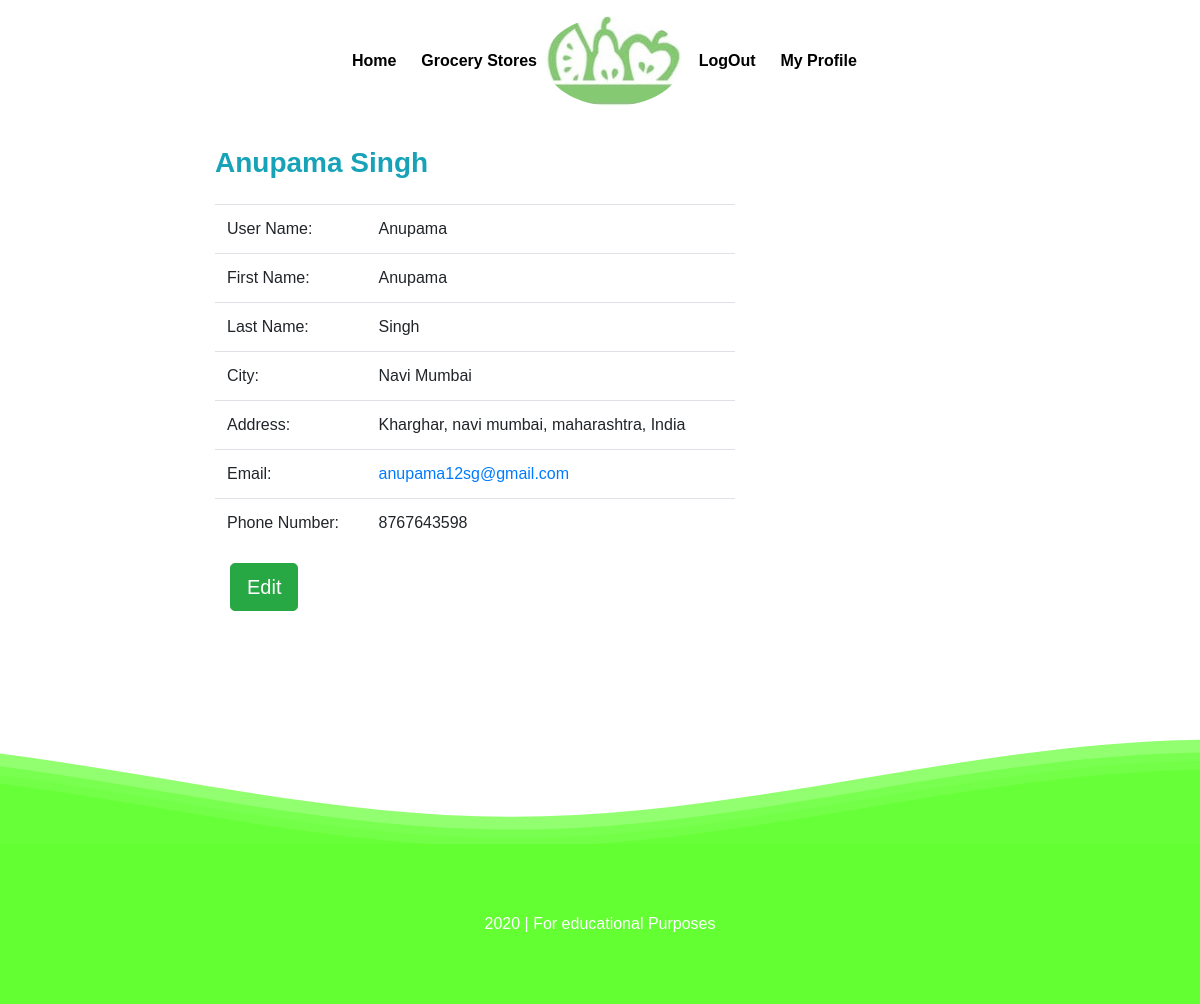
/profile/user/ (signed in), run on the app's committed database.
### webapp/models.py (models this page shows, shortened)
class User(AbstractUser):
    is_customer = models.BooleanField(default=False)
    is_restaurant = models.BooleanField(default=False)

class Customer(models.Model):
    user = models.OneToOneField(
        settings.AUTH_USER_MODEL, on_delete=models.CASCADE)
    f_name = models.CharField(max_length=20, blank=False)
    l_name = models.CharField(max_length=20, blank=False)
    city = models.CharField(max_length=40, blank=False)
    phone = models.CharField(max_length=10, blank=False)
    address = models.TextField()

### webapp/views.py (the view)
# urls.py: path('profile/user/',views.customerProfile,name='profile'),
def customerProfile(request, pk=None):
    if pk:
        user = User.objects.get(pk=pk)
    else:
        user = request.user
    return render(request, 'webapp/profile.html', {'user': user})

### webapp/templates/webapp/profile.html (shortened to what this page needs)
{% extends 'webapp/base.html'%}
{% block body %}
<br>
	<div class="container col-md-8">
		<div class="row">
		<div class=" col-md-11 toppad">
          <div class="panel panel-info">
            <div class="panel-heading">
              <h3 class="panel-title text-info "><strong>{{user.customer.f_name}}  {{user.customer.l_name}}</strong></h3>
                          </div>
                          <br>
                          <div class="panel-body">
                            <div class="row">
                              <div class=" col-md-9 col-lg-9 ">
                                <table class="table table-user-information">
                                  <tbody>
                                  	<tr>
                                      <td>User Name:</td>
                                      <td>{{user.username}}</td>
                                    </tr>
                                    <tr>
                                      <td>First Name:</td>
                                      <td>{{user.customer.f_name}}</td>
                                    </tr>
                                    <tr>
                                      <td>Last Name:</td>
                                      <td>{{user.customer.l_name}}</td>
                                    </tr>
                                    <tr>
                                      <td>City:</td>
                                      <td>{{user.customer.city}}</td>
                                    </tr>
                                      <td>Address:</td>
                                      <td>{{user.customer.address}}</td>
                                    <tr>
                                      <td>Email:</td>
                                      <td><a href="#">{{user.email}}</a></td>
                                    </tr>
                                    <tr>
                                      <td>Phone Number:</td>
                                      <td>{{user.customer.phone}}
                                      </td>
                                    </tr>
                                  </tbody>
                                </table>
                                <div class="container">
                                <div class="row">
                                  <div class="col">
                                  <a class="btn btn-success btn-lg" href="{% url 'cupdate' user.id %}">Edit</a>
                                </div>
                                </div>
                  				</div>
                </div>
              </div>
            </div>
        </div>
        </div>
		</div>
	</div>
  <br>
{% endblock%}

### webapp/static/webapp/css/style.css (style rules this page uses)
body { padding:0; margin:0; font-family: 'Source Sans Pro', sans-serif; }
body a { transition:0.5s all; -webkit-transition:0.5s all; -moz-transition:0.5s all; -o-transition:0.5s all; -ms-transition:0.5s all; }
h1,h2,h3,h4,h5,h6 { margin:0; }

### data on the page
User: customer.f_name "Anupama", customer.l_name "Singh", username "Anupama", customer.city "Navi Mumbai", customer.address "Kharghar, navi mumbai, maharashtra, India", email "anupama12sg@gmail.com", customer.phone "8767643598"
